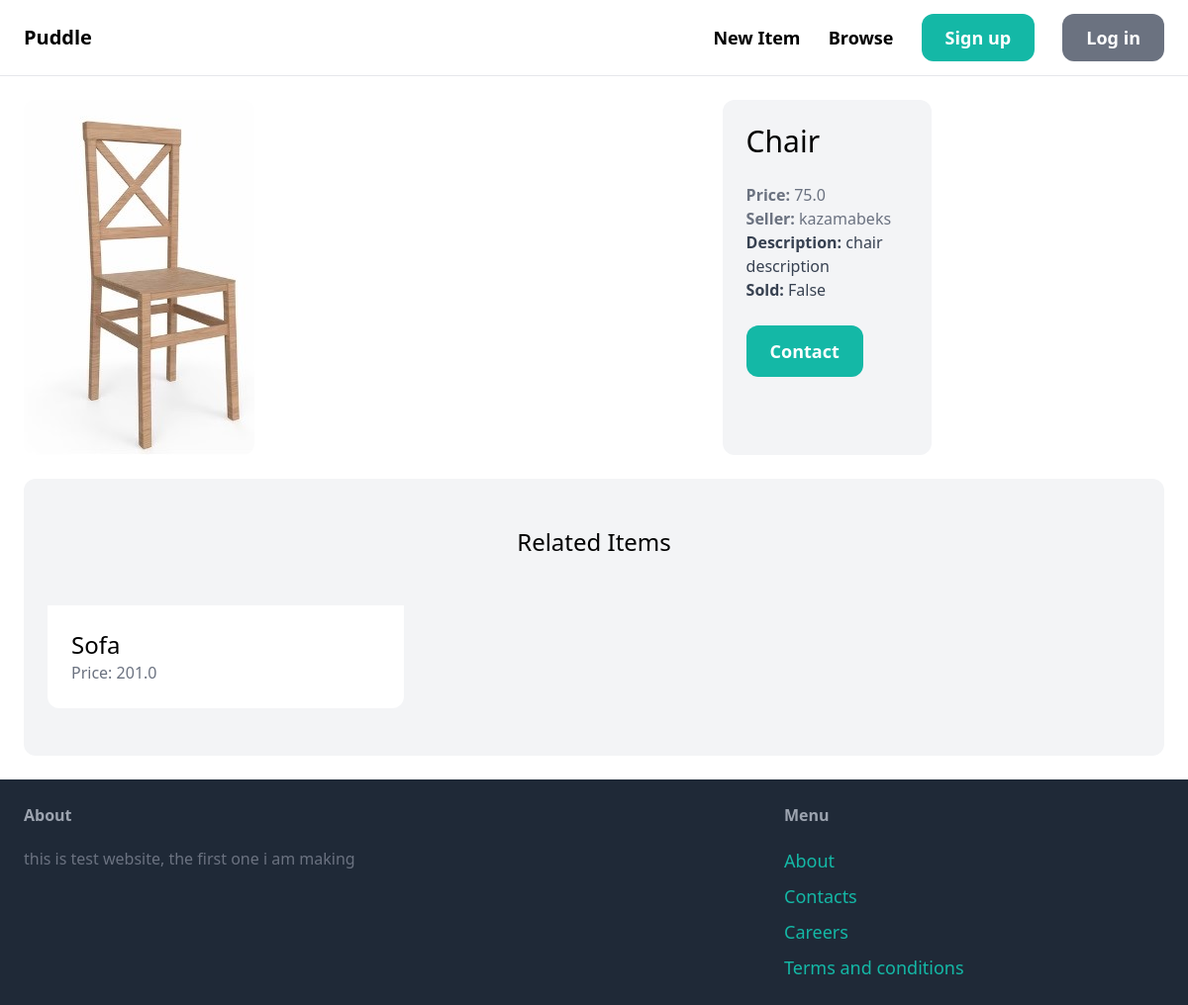
Screenshot of /items/3/ with the database file from the repository.
### item/models.py (models this page shows, shortened)
class Item(models.Model):
    category = models.ForeignKey(Category, related_name="items", on_delete=models.CASCADE)
    name = models.CharField(max_length=255)
    description = models.TextField(blank=True, null=True)
    price = models.FloatField()
    image = models.ImageField(upload_to='item_images', blank=True, null=True)
    is_sold = models.BooleanField(default=False)
    created_at = models.DateTimeField(auto_now_add=True)
    created_by = models.ForeignKey(User, related_name='items', on_delete=models.CASCADE)

### item/views.py (the view)
# urls.py: path('<int:pk>/', views.detail, name = 'detail'),
def detail(request, pk):
    item = get_object_or_404(Item, pk=pk)
    related_items = Item.objects.filter(
        category=item.category, is_sold=False).exclude(pk=pk)[:3]
    return render(request, 'item/detail.html', {
        'item': item,
        'related_items': related_items
    })

### item/templates/item/detail.html (shortened to what this page needs)
{% extends 'core/base.html' %}
{% block content %}
<div class="grid grid-cols-5 gap-6">
    <div class="col-span-3">
        <img src="{{item.image}}" class="rounded-xl">
    </div>
    <div class="cols-span-2 p-6 bg-gray-100 rounded-xl">
        <h1 class="mb-6 text-3xl">
            {{item.name}}
        </h1>
        <p class="text-gray-500"><strong>Price: </strong>{{item.price}}</p>
        <p class="text-gray-500"><strong>Seller: </strong>{{item.created_by.username}}</p>
        {% if item.description %}
        <p class="text-gray-700"><strong>Description: </strong>{{item.description}}</p>
        {% endif %}
        <p class="text-gray-700"><strong>Sold: </strong>{{item.is_sold}}</p>
        {% if request.user == item.created_by %}
        <div class="mt-6 p-6 bg-white rounded -xl">
            <p>Your item list</p>
            <a href="{% url 'item:edit' item.id %}" class="inline-block mt-6 px-6 py-3 text-lg font-semibold bg-teal-500 text-white rounded-xl">Edit item</a>
            <a href="{% url 'item:delete' item.id %}" class="inline-block mt-6 px-6 py-3 text-lg font-semibold bg-red-500 text-white rounded-xl">Delete item</a>
        </div>
        {% else %}
        <a href="{% url 'conversation:new' item.id %}" class="inline-block mt-6 px-6 py-3 text-lg font-semibold
                bg-teal-500 text-white rounded-xl hover:bg-teal-700">Contact</a>
        {% endif %}
    </div>
</div>
<div class="mt-6 px-6 py-12 bg-gray-100 rounded-xl">
    <h2 class="mb-12 text-2xl text-center">
        Related Items
    </h2>
    <div class="grid grid-cols-3 gap-3">
        {% for item in related_items %}
        <div>
            <a href="{% url 'item:detail' item.id %}">
                <div class="p-6 bg-white rounded-b-xl">
                    <h2 class="text-2xl">{{item.name}}</h2>
                    <p class="text-gray-500">Price: {{item.price}}</p>
                </div>
            </a>
        </div>
        {% endfor %}
    </div>
</div>
{% endblock %}

### rows the page displays
Item: image (picture), name "Chair", price "75.0", created_by.username "kazamabeks", description "chair description", is_sold "False"
Item: name "Sofa", price "201.0"
